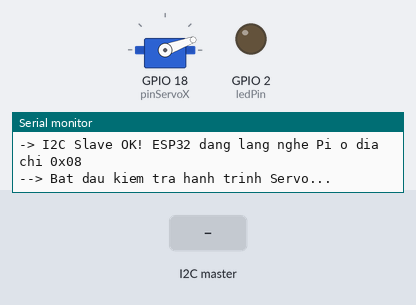
The sketch below on a simulated ESP32. Parts: servo, output pins drawn as LEDs (lit = HIGH), the last lines printed to the serial monitor. The inputs (shaded band) are chosen by the test bench. The audio player accepts every command and is not drawn.

Above: at 0.1 s.
At 2.1 s:
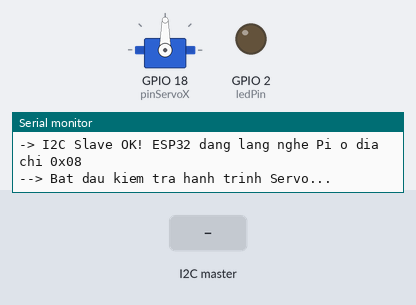
At 12.1 s:
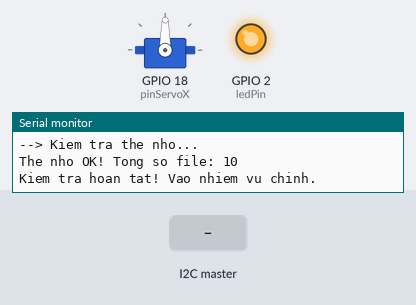
12.2 s: the I2C master sends the byte 5
13.7 s: the I2C master sends the byte 90
15.2 s: the I2C master sends the byte 200
Timing chart, 0 to 18.2 s (numbered marks = the images above; inputs shaded):
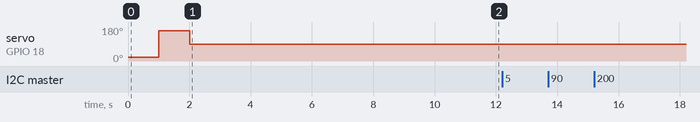

The sketch:

speaker.ino
```cpp
#include <Wire.h>
#include <HardwareSerial.h>
#include "DFRobotDFPlayerMini.h"
#include <ESP32Servo.h>

#define I2C_ADDR 0x08 // Trùng khớp với địa chỉ trong file Python

// --- Cấu Hình Cổng & Chân ---
HardwareSerial dfSerial(1);
DFRobotDFPlayerMini myDFPlayer;
Servo servoX;

const int rxLoaPin = 16;
const int txLoaPin = 17;
const int pinServoX = 18;
const int ledPin = 2;

// --- Biến Toàn Cục Xử Lý Ngắt I2C ---
volatile boolean commandReceived = false;
String i2cCommand = "";

void setup() {
  Serial.begin(115200);
  pinMode(ledPin, OUTPUT);
  digitalWrite(ledPin, LOW);

  Serial.println("=== KHOI DONG HE THONG ESP32 TONG HOP ===");

  // =========================================================
  // [BƯỚC QUAN TRỌNG NHẤT]: KHỞI TẠO I2C NGAY LẬP TỨC
  // Ép kiểu (uint8_t) để mạch hiểu là Slave, chỉ định thẳng chân 21 (SDA), 22 (SCL)
  // =========================================================
  bool i2cStatus = Wire.begin((uint8_t)I2C_ADDR, 21, 22, 100000);
  Wire.onReceive(receiveEvent);

  if(i2cStatus) {
    Serial.println("-> I2C Slave OK! ESP32 dang lang nghe Pi o dia chi 0x08");
  } else {
    Serial.println("-> LOI: Khong the khoi tao I2C!");
  }

  // =========================================================
  // 1. KHỞI TẠO VÀ TEST SERVO (Sau khi I2C đã sẵn sàng)
  // =========================================================
  ESP32PWM::allocateTimer(0);
  servoX.setPeriodHertz(50);
  servoX.attach(pinServoX, 500, 2400);

  Serial.println("--> Bat dau kiem tra hanh trinh Servo...");
  servoX.write(20); delay(1000);
  servoX.write(160); delay(1000);
  servoX.write(90); delay(800);

  // =========================================================
  // 2. KHỞI TẠO VÀ TEST LOA DFPLAYER
  // =========================================================
  dfSerial.begin(9600, SERIAL_8N1, rxLoaPin, txLoaPin);
  Serial.println("Dang khoi tao DFPlayer Mini...");

  if (!myDFPlayer.begin(dfSerial)) {
    Serial.println("Loi: Khong tim thay DFPlayer!");
  } else {
    myDFPlayer.volume(25);

    Serial.println("--> Kiem tra the nho...");
    int totalFiles = -1;
    int retryCount = 0;

    while (retryCount < 5) {
      totalFiles = myDFPlayer.readFileCounts(DFPLAYER_DEVICE_SD);
      if (totalFiles != -1 && totalFiles > 0) break;
      retryCount++;
      digitalWrite(ledPin, HIGH); delay(100); digitalWrite(ledPin, LOW); delay(900);
    }

    if (totalFiles > 0) {
      Serial.print("The nho OK! Tong so file: "); Serial.println(totalFiles);
      for (int i = 1; i <= 3; i++) {
        myDFPlayer.playFolder(1, i);
        delay(2500);
      }
    }
  }

  digitalWrite(ledPin, HIGH);
  Serial.println("Kiem tra hoan tat! Vao nhiem vu chinh.");
}

void loop() {
  // Chỉ chạy khối lệnh này khi có sự kiện I2C báo hiệu
  if (commandReceived) {
    String cmd = i2cCommand;
    cmd.trim();

    Serial.print("[DEBUG I2C] ESP32 vua nhan duoc: '");
    Serial.print(cmd);
    Serial.println("'");

    // Xử lý lệnh của LOA
    if (cmd.startsWith("ALARM:")) {
      int code = cmd.substring(6).toInt();
      Serial.print("   -> Hop le! Phat am thanh thu muc 01, file: 00");
      Serial.print(code);
      Serial.println(".mp3");
      myDFPlayer.playFolder(1, code);
    }
    // Xử lý lệnh của SERVO
    else if (cmd.startsWith("MOVE:")) {
      float offsetAngle = cmd.substring(5).toFloat();
      float targetAngle = 90 + offsetAngle;
      targetAngle = constrain(targetAngle, 20, 160);

      servoX.write(targetAngle);
      Serial.print("   -> Hop le! Dang quay Servo toi goc: ");
      Serial.println(targetAngle);
    }
    // Nếu lệnh rác
    else if (cmd.length() > 0) {
      Serial.println("   -> Lenh bi bo qua (Khong phai ALARM hay MOVE)!");
    }

    // Reset cờ để chờ lệnh mới
    i2cCommand = "";
    commandReceived = false;
  }
}

// Hàm ngắt (Interrupt) tự động được gọi bởi phần cứng khi có tín hiệu I2C đến
void receiveEvent(int howMany) {
  String tempCmd = "";

  while (Wire.available()) {
    char c = Wire.read();
    // Bỏ qua byte số 0 đầu tiên do thư viện smbus2 của Python thường tự động gán vào
    if (c != 0) {
      tempCmd += c;
    }
  }

  if (tempCmd.length() > 0) {
    i2cCommand = tempCmd;
    commandReceived = true; // Bật cờ cho hàm loop() xử lý
  }
}
```
